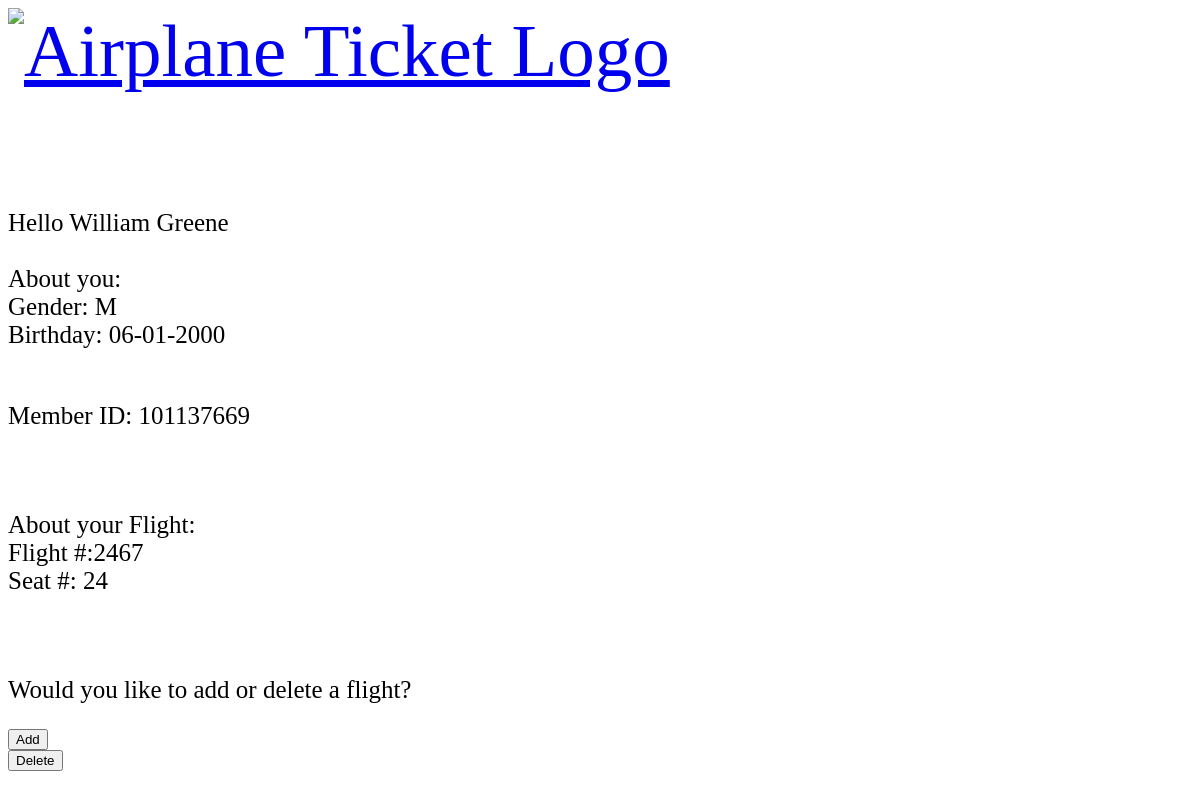
The page /search_passenger.php?LastName=Greene on the database its author committed.
### tables this page shows
CREATE TABLE `passenger` (
  `MemberID` int(9) NOT NULL,
  `FirstName` varchar(50) DEFAULT NULL,
  `LastName` varchar(50) DEFAULT NULL,
  `Gender` char(1) DEFAULT NULL,
  `BirthDate` varchar(10) DEFAULT NULL
);

CREATE TABLE `passengerticket` (
  `FlightNo` int(5) NOT NULL,
  `MemberID` int(9) NOT NULL,
  `SeatNo` int(2) DEFAULT NULL
);

### search_passenger.php (the view, shortened to what this page needs)
<!doctype html>
<html>
<head>
	<link rel="stylesheet" href="style.css">
</head>
<body>
	<header>
        <a href="index.php"><img src="flight_checkah.png" alt="Airplane Ticket Logo" style="width:500px;"></img></a>
	</header>
	<br>
	<br>
	<br>
	<br>
	<br>
<?php
	include "connect.php";
	$passenger = $_GET["LastName"];
	$passengerInfo = "SELECT FirstName, LastName, Gender, BirthDate, MemberID FROM passenger WHERE LastName LIKE '%$passenger%'";
	$result = $conn->query($passengerInfo);
	if ($result->num_rows > 0) {
	    while($row = $result->fetch_assoc()) {
		    echo "<p>Hello " . $row["FirstName"]. " " . $row["LastName"].
            " <br><br> About you: <br> Gender: " . $row["Gender"]. "<br> Birthday: " . $row["BirthDate"] . "</p>";
            $memberID = "SELECT MemberID FROM passenger WHERE LastName LIKE '%$passenger%'";
            $result = $conn->query($memberID);
            if ($result->num_rows > 0) {
                while($row = $result->fetch_assoc()) {
                    echo "<p><br>Member ID: " . $row["MemberID"] ."</p>";
                    $ID = $row['MemberID'];
                }
            }
            $flightNo = "SELECT FlightNo, SeatNo FROM passengerticket WHERE MemberID LIKE '%$ID%'";
            $result = $conn->query($flightNo);
            if ($result->num_rows > 0) {
                while($row = $result->fetch_assoc()) {
                    echo "<p><br><br>About your Flight: <br>Flight #:"
                    . $row["FlightNo"]. "<br>Seat #: " . $row["SeatNo"] . "</p>";
                }
            }
            echo " <p><br><br>Would you like to add or delete a flight?</p>";
	    }
	}
?>
<form method="post">
    <input type="submit" name="confirm" value="Add"><br/>
    <input type="submit" name="confirm" value="Delete"><br/>
</form>
</body>
</html>

### style.css (style rules this page uses)
body { background-color: white; font-family:"sans-serif"; color: black; }
header { font-size: 75px; }
p { font-size: 25px; }

### rows shown on the page
passenger: FirstName "William", LastName "Greene", Gender "M", BirthDate "06-01-2000", MemberID "101137669"
passengerticket: FlightNo "2467", SeatNo "24"
